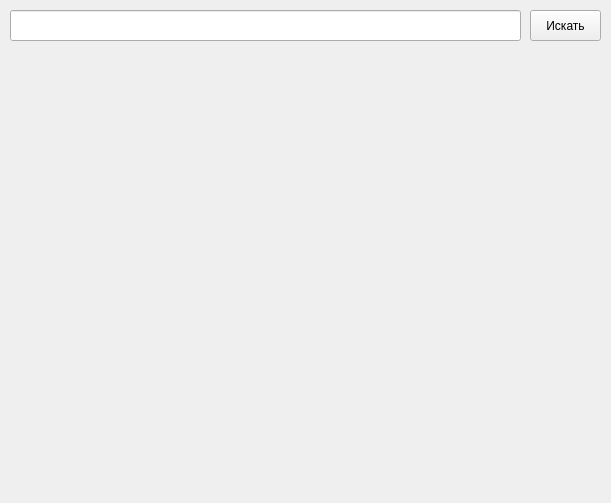
<?xml version="1.0" encoding="UTF-8"?>
<ui version="4.0">
 <class>Form</class>
 <widget class="QWidget" name="Form">
  <property name="geometry">
   <rect>
    <x>0</x>
    <y>0</y>
    <width>611</width>
    <height>503</height>
   </rect>
  </property>
  <property name="focusPolicy">
   <enum>Qt::ClickFocus</enum>
  </property>
  <property name="windowTitle">
   <string>Map</string>
  </property>
  <widget class="QLabel" name="label">
   <property name="geometry">
    <rect>
     <x>10</x>
     <y>50</y>
     <width>600</width>
     <height>450</height>
    </rect>
   </property>
   <property name="text">
    <string/>
   </property>
  </widget>
  <widget class="QLineEdit" name="findLine">
   <property name="geometry">
    <rect>
     <x>10</x>
     <y>10</y>
     <width>511</width>
     <height>31</height>
    </rect>
   </property>
  </widget>
  <widget class="QPushButton" name="findButton">
   <property name="geometry">
    <rect>
     <x>530</x>
     <y>10</y>
     <width>71</width>
     <height>31</height>
    </rect>
   </property>
   <property name="text">
    <string>Искать</string>
   </property>
  </widget>
 </widget>
 <resources/>
 <connections/>
</ui>
